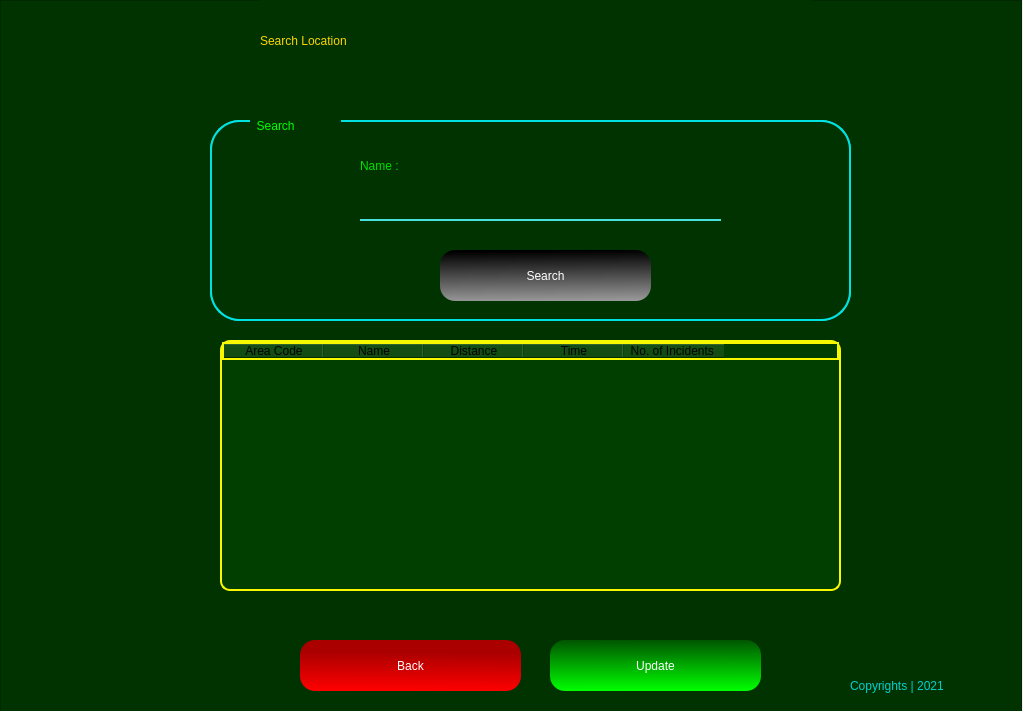
<?xml version="1.0" encoding="UTF-8"?>
<ui version="4.0">
 <class>Form</class>
 <widget class="QWidget" name="Form">
  <property name="geometry">
   <rect>
    <x>0</x>
    <y>0</y>
    <width>1023</width>
    <height>711</height>
   </rect>
  </property>
  <property name="windowTitle">
   <string>Form</string>
  </property>
  <widget class="QFrame" name="frame">
   <property name="geometry">
    <rect>
     <x>0</x>
     <y>0</y>
     <width>1022</width>
     <height>713</height>
    </rect>
   </property>
   <property name="styleSheet">
    <string notr="true">QFrame{

background-color: rgb(0, 51, 0);
color: rgb(0,255,0);

}
</string>
   </property>
   <property name="frameShape">
    <enum>QFrame::StyledPanel</enum>
   </property>
   <property name="frameShadow">
    <enum>QFrame::Raised</enum>
   </property>
   <widget class="QLabel" name="label_5">
    <property name="geometry">
     <rect>
      <x>260</x>
      <y>0</y>
      <width>551</width>
      <height>81</height>
     </rect>
    </property>
    <property name="styleSheet">
     <string notr="true">font: 87 36pt &quot;Arial Black&quot;;
color: rgb(255, 213, 0);</string>
    </property>
    <property name="text">
     <string>Search Location</string>
    </property>
   </widget>
   <widget class="QPushButton" name="updateBtn">
    <property name="geometry">
     <rect>
      <x>550</x>
      <y>640</y>
      <width>211</width>
      <height>51</height>
     </rect>
    </property>
    <property name="styleSheet">
     <string notr="true">QPushButton{
background-color: qlineargradient(spread:pad, x1:0.498, y1:0, x2:0.507, y2:1, stop:0 rgba(0, 85, 0, 255), stop:1 rgba(0, 255, 0, 255));
border-radius:15px;
color: #FFF;
	font: 75 14pt &quot;Microsoft PhagsPa&quot;;

}

QPushButton:hover{

	background-color: rgb(0, 118, 0);
}</string>
    </property>
    <property name="text">
     <string>Update</string>
    </property>
   </widget>
   <widget class="QPushButton" name="backBtn">
    <property name="geometry">
     <rect>
      <x>300</x>
      <y>640</y>
      <width>221</width>
      <height>51</height>
     </rect>
    </property>
    <property name="styleSheet">
     <string notr="true">QPushButton{
background-color: qlineargradient(spread:pad, x1:0.512, y1:0.238636, x2:0.493, y2:1, stop:0 rgba(170, 0, 0, 255), stop:1 rgba(255, 0, 0, 255));
border-radius:15px;
color: #FFF;
	font: 75 14pt &quot;Microsoft PhagsPa&quot;;

}

QPushButton:hover{

	background-color: rgb(138, 0, 0);
}</string>
    </property>
    <property name="text">
     <string>Back</string>
    </property>
   </widget>
   <widget class="QLabel" name="label_7">
    <property name="geometry">
     <rect>
      <x>10</x>
      <y>650</y>
      <width>51</width>
      <height>51</height>
     </rect>
    </property>
    <property name="styleSheet">
     <string notr="true">background-image: url(:/newPrefix/—Pngtree—red and black logo_5517319.png);</string>
    </property>
    <property name="text">
     <string/>
    </property>
    <property name="pixmap">
     <pixmap resource="mainLogo.qrc">:/newPrefix/—Pngtree—red and black logo_5517319.png</pixmap>
    </property>
    <property name="scaledContents">
     <bool>true</bool>
    </property>
   </widget>
   <widget class="QLabel" name="label_8">
    <property name="geometry">
     <rect>
      <x>850</x>
      <y>670</y>
      <width>161</width>
      <height>31</height>
     </rect>
    </property>
    <property name="styleSheet">
     <string notr="true">font: 25 12pt &quot;Bahnschrift Light&quot;;
color: rgb(0, 208, 208);</string>
    </property>
    <property name="text">
     <string>Copyrights | 2021</string>
    </property>
   </widget>
   <widget class="QFrame" name="frame_2">
    <property name="geometry">
     <rect>
      <x>210</x>
      <y>120</y>
      <width>641</width>
      <height>201</height>
     </rect>
    </property>
    <property name="styleSheet">
     <string notr="true">QFrame{

border: 2px solid rgb(0, 226, 226);
border-radius: 30px;

}</string>
    </property>
    <property name="frameShape">
     <enum>QFrame::StyledPanel</enum>
    </property>
    <property name="frameShadow">
     <enum>QFrame::Raised</enum>
    </property>
    <widget class="QLabel" name="label">
     <property name="geometry">
      <rect>
       <x>40</x>
       <y>-10</y>
       <width>91</width>
       <height>31</height>
      </rect>
     </property>
     <property name="styleSheet">
      <string notr="true">border: none;
font: 12pt &quot;MS Shell Dlg 2&quot;;</string>
     </property>
     <property name="text">
      <string>  Search</string>
     </property>
    </widget>
    <widget class="QRadioButton" name="areaRadio">
     <property name="geometry">
      <rect>
       <x>140</x>
       <y>40</y>
       <width>291</width>
       <height>51</height>
      </rect>
     </property>
     <property name="styleSheet">
      <string notr="true">font: 16pt &quot;Myanmar Text&quot;;
color: rgb(0, 222, 0)</string>
     </property>
     <property name="text">
      <string>Delete by Area Code :</string>
     </property>
    </widget>
    <widget class="QLineEdit" name="areaTxt">
     <property name="geometry">
      <rect>
       <x>150</x>
       <y>80</y>
       <width>361</width>
       <height>41</height>
      </rect>
     </property>
     <property name="styleSheet">
      <string notr="true">QLineEdit{
background-color: rgb(0, 51, 0);
border-top:none;
border-left: none;
border-right: none;
border-bottom: 2px solid rgb(74, 224, 222);

}</string>
     </property>
    </widget>
    <widget class="QPushButton" name="delBtn_2">
     <property name="geometry">
      <rect>
       <x>230</x>
       <y>130</y>
       <width>211</width>
       <height>51</height>
      </rect>
     </property>
     <property name="styleSheet">
      <string notr="true">QPushButton{
background-color: qlineargradient(spread:pad, x1:0.458, y1:0.0170455, x2:0.497512, y2:1, stop:0 rgba(0, 0, 0, 255), stop:1 rgba(152, 152, 152, 255));
border-radius:15px;
color: #FFF;
	font: 75 14pt &quot;Microsoft PhagsPa&quot;;

}

QPushButton:hover{

	background-color: rgb(0, 0, 0);
}</string>
     </property>
     <property name="text">
      <string>Delete </string>
     </property>
    </widget>
    <widget class="QFrame" name="frame_3">
     <property name="geometry">
      <rect>
       <x>0</x>
       <y>0</y>
       <width>641</width>
       <height>201</height>
      </rect>
     </property>
     <property name="styleSheet">
      <string notr="true">QFrame{

border: 2px solid rgb(0, 226, 226);
border-radius: 30px;

}</string>
     </property>
     <property name="frameShape">
      <enum>QFrame::StyledPanel</enum>
     </property>
     <property name="frameShadow">
      <enum>QFrame::Raised</enum>
     </property>
     <widget class="QLabel" name="label_2">
      <property name="geometry">
       <rect>
        <x>40</x>
        <y>-10</y>
        <width>91</width>
        <height>31</height>
       </rect>
      </property>
      <property name="styleSheet">
       <string notr="true">border: none;
font: 12pt &quot;MS Shell Dlg 2&quot;;</string>
      </property>
      <property name="text">
       <string>  Search</string>
      </property>
     </widget>
     <widget class="QLineEdit" name="nameTxt">
      <property name="geometry">
       <rect>
        <x>150</x>
        <y>60</y>
        <width>361</width>
        <height>41</height>
       </rect>
      </property>
      <property name="styleSheet">
       <string notr="true">QLineEdit{
background-color: rgb(0, 51, 0);
border-top:none;
border-left: none;
border-right: none;
border-bottom: 2px solid rgb(74, 224, 222);

}

QLineEdit:hover{


border-bottom: 2px solid rgb(29, 89, 89);

}</string>
      </property>
     </widget>
     <widget class="QPushButton" name="srchBtn">
      <property name="geometry">
       <rect>
        <x>230</x>
        <y>130</y>
        <width>211</width>
        <height>51</height>
       </rect>
      </property>
      <property name="styleSheet">
       <string notr="true">QPushButton{
background-color: qlineargradient(spread:pad, x1:0.458, y1:0.0170455, x2:0.497512, y2:1, stop:0 rgba(0, 0, 0, 255), stop:1 rgba(152, 152, 152, 255));
border-radius:15px;
color: #FFF;
	font: 75 14pt &quot;Microsoft PhagsPa&quot;;

}

QPushButton:hover{

	background-color: rgb(0, 0, 0);
}</string>
      </property>
      <property name="text">
       <string>Search</string>
      </property>
     </widget>
     <widget class="QLabel" name="label_10">
      <property name="geometry">
       <rect>
        <x>150</x>
        <y>30</y>
        <width>281</width>
        <height>31</height>
       </rect>
      </property>
      <property name="styleSheet">
       <string notr="true">font: 16pt &quot;Myanmar Text&quot;;
color: rgb(0, 222, 0);
border: none;
</string>
      </property>
      <property name="text">
       <string>Name :</string>
      </property>
     </widget>
    </widget>
   </widget>
   <widget class="QTableWidget" name="tableWidget">
    <property name="geometry">
     <rect>
      <x>220</x>
      <y>340</y>
      <width>621</width>
      <height>251</height>
     </rect>
    </property>
    <property name="styleSheet">
     <string notr="true">border: 2px solid rgb(248, 248, 0);
border-radius: 10px;
background-color: rgb(0, 63, 0);
color: rgb(0, 0, 0);</string>
    </property>
    <column>
     <property name="text">
      <string>Area Code</string>
     </property>
    </column>
    <column>
     <property name="text">
      <string>Name</string>
     </property>
    </column>
    <column>
     <property name="text">
      <string>Distance</string>
     </property>
    </column>
    <column>
     <property name="text">
      <string>Time</string>
     </property>
    </column>
    <column>
     <property name="text">
      <string>No. of Incidents </string>
     </property>
    </column>
   </widget>
  </widget>
 </widget>
 <resources>
  <include location="mainLogo.qrc"/>
  <include location="mainLogo.qrc"/>
 </resources>
 <connections/>
</ui>
